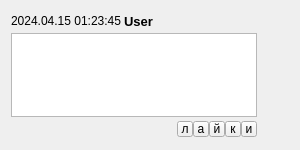
<?xml version="1.0" encoding="UTF-8"?>
<ui version="4.0">
 <class>message</class>
 <widget class="QWidget" name="message">
  <property name="geometry">
   <rect>
    <x>0</x>
    <y>0</y>
    <width>300</width>
    <height>150</height>
   </rect>
  </property>
  <property name="windowTitle">
   <string>Form</string>
  </property>
  <layout class="QVBoxLayout" name="verticalLayout_2">
   <item>
    <layout class="QVBoxLayout" name="verticalLayout">
     <property name="spacing">
      <number>2</number>
     </property>
     <property name="rightMargin">
      <number>32</number>
     </property>
     <item>
      <layout class="QHBoxLayout" name="horizontalLayout_2">
       <item>
        <widget class="QLabel" name="timeLabel">
         <property name="text">
          <string>2024.04.15 01:23:45</string>
         </property>
        </widget>
       </item>
       <item>
        <widget class="QLabel" name="userLabel">
         <property name="font">
          <font>
           <pointsize>10</pointsize>
           <bold>true</bold>
          </font>
         </property>
         <property name="text">
          <string>User</string>
         </property>
        </widget>
       </item>
       <item>
        <spacer name="horizontalSpacer_2">
         <property name="orientation">
          <enum>Qt::Horizontal</enum>
         </property>
         <property name="sizeHint" stdset="0">
          <size>
           <width>40</width>
           <height>20</height>
          </size>
         </property>
        </spacer>
       </item>
      </layout>
     </item>
     <item>
      <widget class="QTextBrowser" name="messageText">
       <property name="font">
        <font>
         <pointsize>10</pointsize>
        </font>
       </property>
      </widget>
     </item>
     <item>
      <layout class="QHBoxLayout" name="horizontalLayout">
       <property name="spacing">
        <number>0</number>
       </property>
       <item>
        <spacer name="horizontalSpacer">
         <property name="orientation">
          <enum>Qt::Horizontal</enum>
         </property>
         <property name="sizeHint" stdset="0">
          <size>
           <width>40</width>
           <height>20</height>
          </size>
         </property>
        </spacer>
       </item>
       <item>
        <widget class="QToolButton" name="miniButton_1">
         <property name="maximumSize">
          <size>
           <width>16</width>
           <height>16</height>
          </size>
         </property>
         <property name="text">
          <string>л</string>
         </property>
        </widget>
       </item>
       <item>
        <widget class="QToolButton" name="miniButton_2">
         <property name="maximumSize">
          <size>
           <width>16</width>
           <height>16</height>
          </size>
         </property>
         <property name="text">
          <string>а</string>
         </property>
        </widget>
       </item>
       <item>
        <widget class="QToolButton" name="miniButton_3">
         <property name="maximumSize">
          <size>
           <width>16</width>
           <height>16</height>
          </size>
         </property>
         <property name="text">
          <string>й</string>
         </property>
        </widget>
       </item>
       <item>
        <widget class="QToolButton" name="miniButton_4">
         <property name="maximumSize">
          <size>
           <width>16</width>
           <height>16</height>
          </size>
         </property>
         <property name="text">
          <string>к</string>
         </property>
        </widget>
       </item>
       <item>
        <widget class="QToolButton" name="miniButton_5">
         <property name="maximumSize">
          <size>
           <width>16</width>
           <height>16</height>
          </size>
         </property>
         <property name="text">
          <string>и</string>
         </property>
        </widget>
       </item>
      </layout>
     </item>
    </layout>
   </item>
  </layout>
 </widget>
 <resources/>
 <connections/>
</ui>
